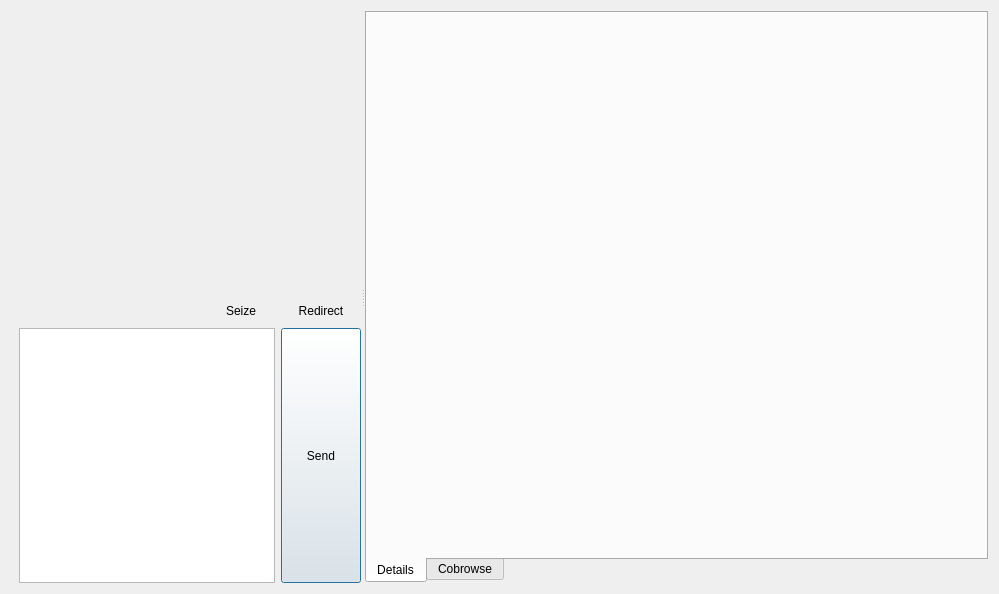
<?xml version="1.0" encoding="UTF-8"?>
<ui version="4.0">
 <class>VisitorChatView</class>
 <widget class="QWidget" name="VisitorChatView">
  <property name="geometry">
   <rect>
    <x>0</x>
    <y>0</y>
    <width>999</width>
    <height>594</height>
   </rect>
  </property>
  <property name="windowTitle">
   <string>Form</string>
  </property>
  <layout class="QGridLayout" name="gridLayout">
   <item row="0" column="0">
    <widget class="QSplitter" name="splitter_2">
     <property name="orientation">
      <enum>Qt::Horizontal</enum>
     </property>
     <widget class="QSplitter" name="splitter">
      <property name="orientation">
       <enum>Qt::Vertical</enum>
      </property>
      <widget class="QWidget" name="layoutWidget">
       <layout class="QGridLayout" name="gridLayout_3">
        <property name="leftMargin">
         <number>8</number>
        </property>
        <item row="1" column="0" colspan="2">
         <layout class="QVBoxLayout" name="verticalLayout">
          <item>
           <layout class="QHBoxLayout" name="horizontalLayout_2">
            <property name="spacing">
             <number>0</number>
            </property>
            <item>
             <spacer name="horizontalSpacer">
              <property name="orientation">
               <enum>Qt::Horizontal</enum>
              </property>
              <property name="sizeType">
               <enum>QSizePolicy::Expanding</enum>
              </property>
              <property name="sizeHint" stdset="0">
               <size>
                <width>40</width>
                <height>0</height>
               </size>
              </property>
             </spacer>
            </item>
            <item>
             <widget class="QPushButton" name="cmdSeize">
              <property name="text">
               <string>Seize</string>
              </property>
              <property name="icon">
               <iconset resource="Images.qrc">
                <normaloff>:/Images/Chat/seize_visitor.png</normaloff>:/Images/Chat/seize_visitor.png</iconset>
              </property>
              <property name="flat">
               <bool>true</bool>
              </property>
             </widget>
            </item>
            <item>
             <widget class="QPushButton" name="cmdRedirect">
              <property name="text">
               <string>Redirect</string>
              </property>
              <property name="icon">
               <iconset resource="Images.qrc">
                <normaloff>:/Images/d.png</normaloff>:/Images/d.png</iconset>
              </property>
              <property name="flat">
               <bool>true</bool>
              </property>
             </widget>
            </item>
           </layout>
          </item>
          <item>
           <layout class="QHBoxLayout" name="horizontalLayout_5">
            <item>
             <widget class="MessageEditor" name="txtMessage">
              <property name="sizePolicy">
               <sizepolicy hsizetype="Expanding" vsizetype="Preferred">
                <horstretch>0</horstretch>
                <verstretch>0</verstretch>
               </sizepolicy>
              </property>
              <property name="sizeIncrement">
               <size>
                <width>1</width>
                <height>1</height>
               </size>
              </property>
              <property name="baseSize">
               <size>
                <width>10</width>
                <height>50</height>
               </size>
              </property>
              <property name="frameShape">
               <enum>QFrame::StyledPanel</enum>
              </property>
              <property name="frameShadow">
               <enum>QFrame::Sunken</enum>
              </property>
              <property name="lineWidth">
               <number>10</number>
              </property>
             </widget>
            </item>
            <item>
             <widget class="QPushButton" name="cmdSend">
              <property name="sizePolicy">
               <sizepolicy hsizetype="Minimum" vsizetype="Preferred">
                <horstretch>0</horstretch>
                <verstretch>0</verstretch>
               </sizepolicy>
              </property>
              <property name="focusPolicy">
               <enum>Qt::NoFocus</enum>
              </property>
              <property name="text">
               <string>Send</string>
              </property>
              <property name="autoDefault">
               <bool>true</bool>
              </property>
              <property name="default">
               <bool>true</bool>
              </property>
             </widget>
            </item>
           </layout>
          </item>
         </layout>
        </item>
        <item row="0" column="0" colspan="2">
         <widget class="ChatControl" name="chat" native="true"/>
        </item>
       </layout>
      </widget>
     </widget>
     <widget class="QWidget" name="widget312" native="true">
      <property name="sizePolicy">
       <sizepolicy hsizetype="Preferred" vsizetype="Preferred">
        <horstretch>1</horstretch>
        <verstretch>0</verstretch>
       </sizepolicy>
      </property>
      <layout class="QGridLayout" name="gridLayout_2">
       <property name="leftMargin">
        <number>0</number>
       </property>
       <property name="topMargin">
        <number>0</number>
       </property>
       <property name="rightMargin">
        <number>0</number>
       </property>
       <property name="bottomMargin">
        <number>0</number>
       </property>
       <property name="spacing">
        <number>0</number>
       </property>
       <item row="0" column="0">
        <widget class="QTabWidget" name="tabDetails">
         <property name="tabPosition">
          <enum>QTabWidget::South</enum>
         </property>
         <property name="currentIndex">
          <number>0</number>
         </property>
         <widget class="VisitorDetailsView" name="Details">
          <attribute name="title">
           <string>Details</string>
          </attribute>
         </widget>
         <widget class="CobrowseView" name="Cobrowse">
          <attribute name="title">
           <string>Cobrowse</string>
          </attribute>
         </widget>
        </widget>
       </item>
      </layout>
     </widget>
    </widget>
   </item>
  </layout>
 </widget>
 <customwidgets>
  <customwidget>
   <class>MessageEditor</class>
   <extends>QPlainTextEdit</extends>
   <header>messageeditor.h</header>
  </customwidget>
  <customwidget>
   <class>CobrowseView</class>
   <extends>QWidget</extends>
   <header>cobrowseview.h</header>
   <container>1</container>
  </customwidget>
  <customwidget>
   <class>VisitorDetailsView</class>
   <extends>QWidget</extends>
   <header>visitordetailsview.h</header>
   <container>1</container>
  </customwidget>
  <customwidget>
   <class>ChatControl</class>
   <extends>QWidget</extends>
   <header>chatcontrol.h</header>
   <container>1</container>
  </customwidget>
 </customwidgets>
 <resources>
  <include location="Images.qrc"/>
 </resources>
 <connections/>
</ui>
